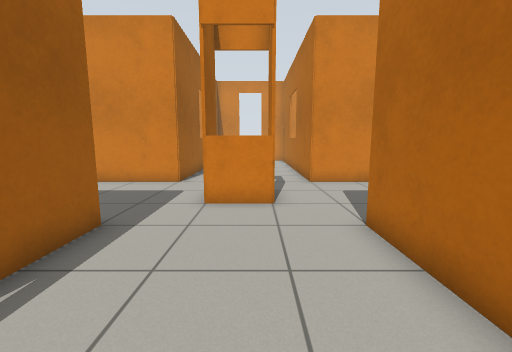
view 1 (above)

22 first-person views from a walk through a robot-simulator world made for Gazebo. The camera is 0.94 m above the floor, tilts 8° down and sees 90° across. The floor is counted in squares, 0.5 m on a side. Each view is taken from the middle of a square. On the plan, view 1 faces up. The plan holds only what a view shows up to about 15 squares ahead; the rest is blank.

view 2
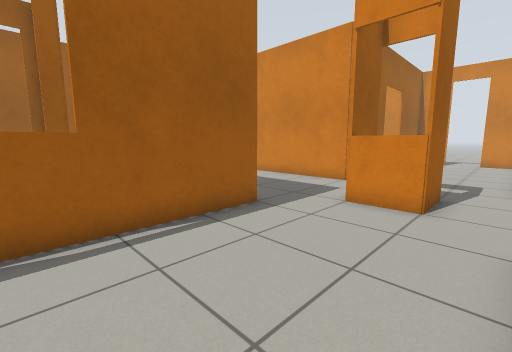

view 3
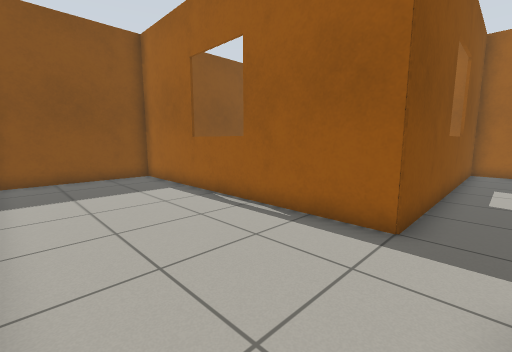

view 4
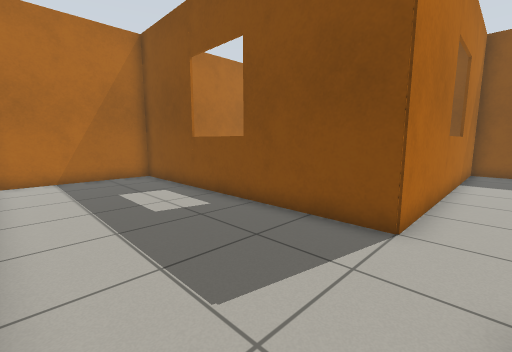

view 5
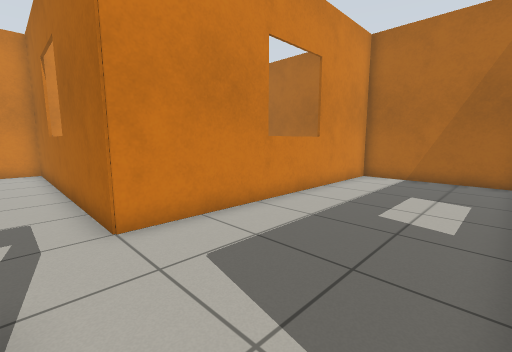

view 6
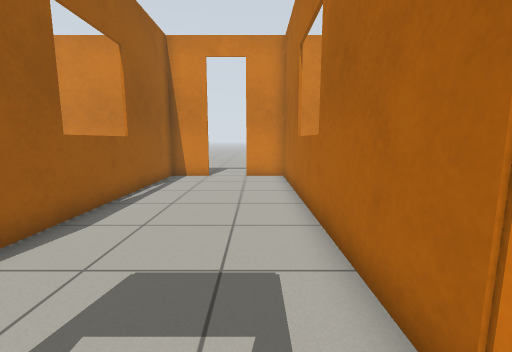

view 7
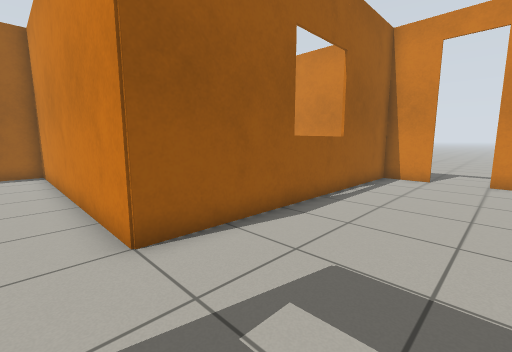

view 8
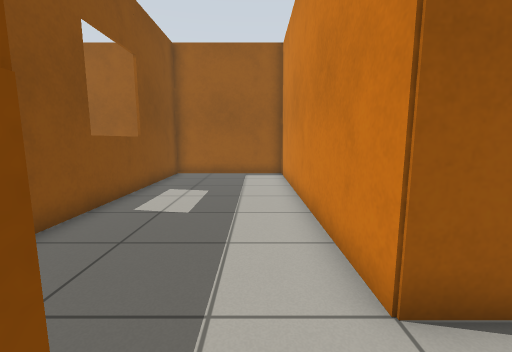

view 9
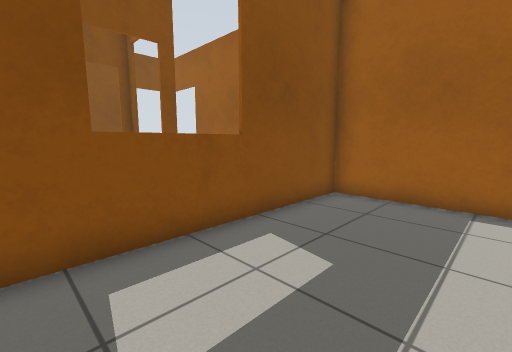

view 10
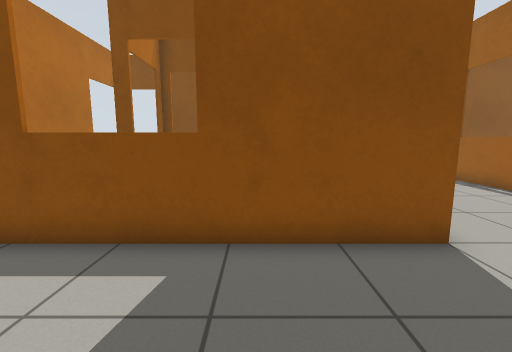

view 11
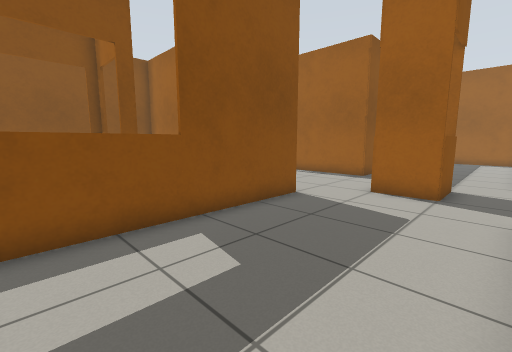

view 12
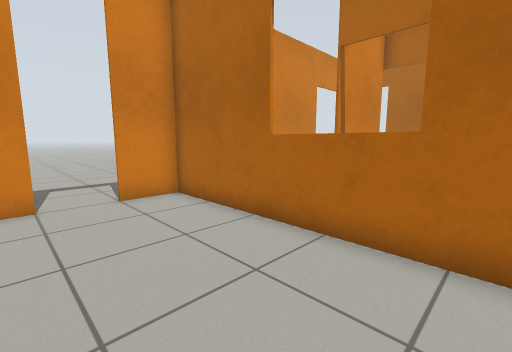

view 13
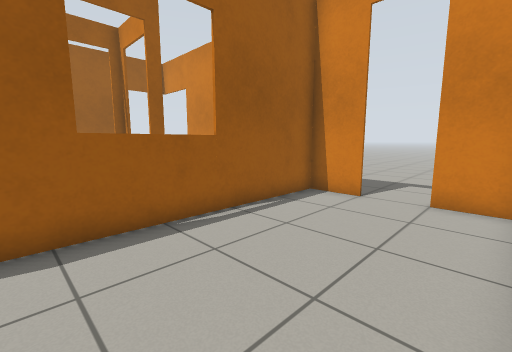

view 14
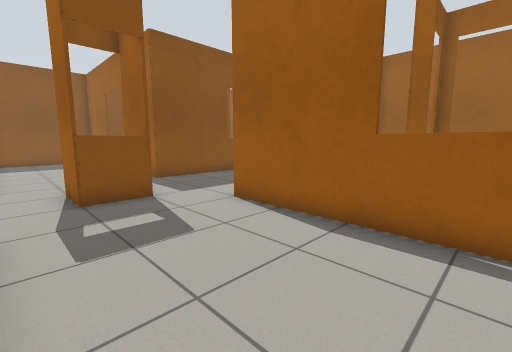

view 15
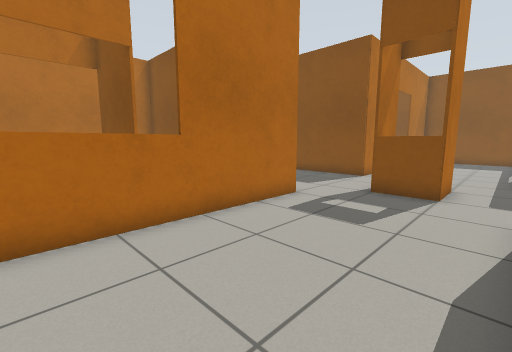

view 16
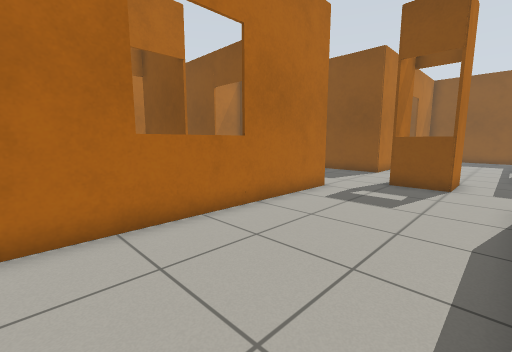

view 17
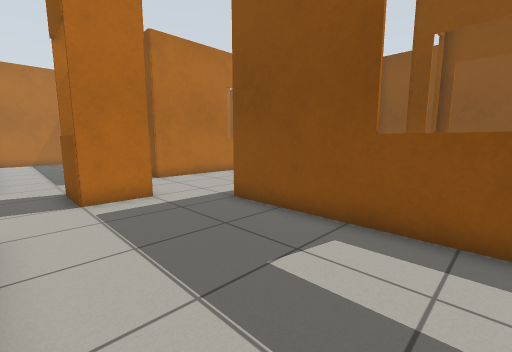

view 18
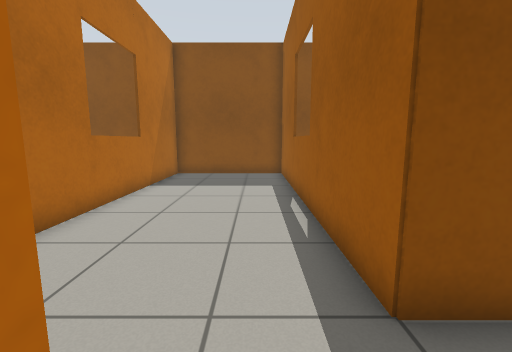

view 19
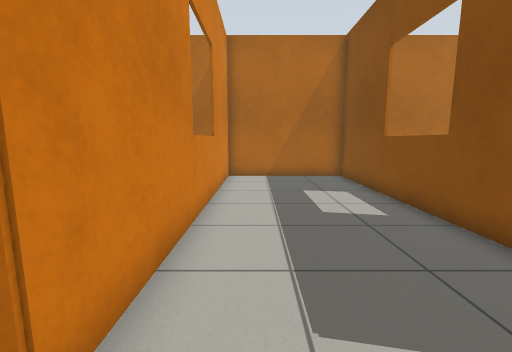

view 20
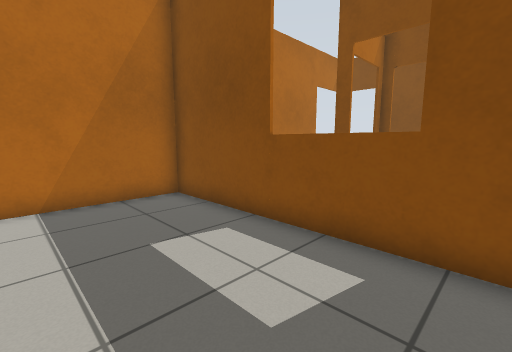

view 21
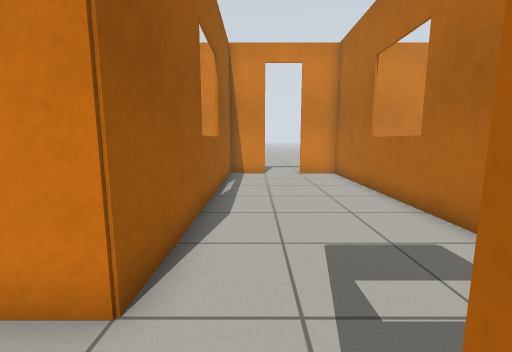

view 22
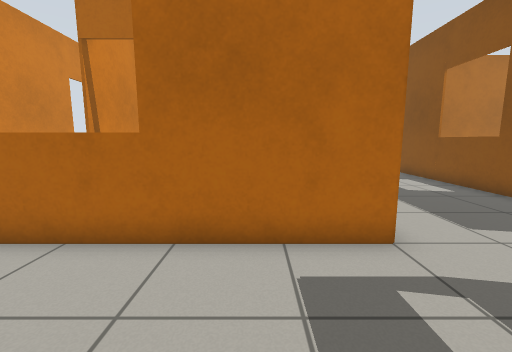

### Floor plan
Key: @ floor where view 1 was taken; # wall or solid block; . floor; W window; B orange box; O other object.
Columns run from 15 left of view 1 to 15 right of it. Each row starts with its distance up from view 1.
 25              ....
 24             ##..###
 23     #########.....#########WWO
 22            #......#          O
 21            #......#          O
 20     B  O   #......#   ##     #
 19 #  BB  OB  W......W  WW##WW  #
 18 #          W......W  WW  W   #
 17 #          W......W  WW  W   #
 16 #  BB  BB  W......W  WW##WW  #
 15 #   B  B   #......#   ####   #
 14 #          #......#          #
 13            #......#          #
 12 ############......####WWWW#####
 11 #.............................#
 10 #.............................#
  9 #............. W..............#
  8 #.............  ..............#
  7 #.............................#
  6 #.............................#
  5 ####WWWW####......####WWWW#####
  4 #          #......#          #
  3 #          #......#          #
  2 #   BWWB   #......#   BWWB   #
  1 #  BBWWBB  W......W  OOWWBO  #
  0 #          W...@..W  WW  WW  #
 -1 #          W......W  WW  WW  #
 -2 #  BBWWBB  W......W  BBWWBB  #
 -3 #   BWWB   #......#   BWWB   #
 -4 O          #......#          W
 -5 O          #......#          W
 -6    ########################

Positions as (right, up) in squares from view 1, and headings:
1: (0, 0), facing up
2: (2, 0), facing up-left
3: (2, 7), facing down-left
4: (1, 11), facing down-right
5: (1, 6), facing up-right
6: (1, 10), facing up
7: (1, 10), facing up-left
8: (-1, 10), facing left
9: (-7, 10), facing down-left
10: (6, 10), facing down
11: (10, 11), facing down-left
12: (-2, 15), facing up-right
13: (2, 15), facing up-left
14: (2, 18), facing down-left
15: (-3, 19), facing down-right
16: (-3, 21), facing down-right
17: (-10, 11), facing down-right
18: (-2, 8), facing down
19: (1, 10), facing right
20: (6, 10), facing down-right
21: (-2, 9), facing up
22: (-2, 14), facing right
